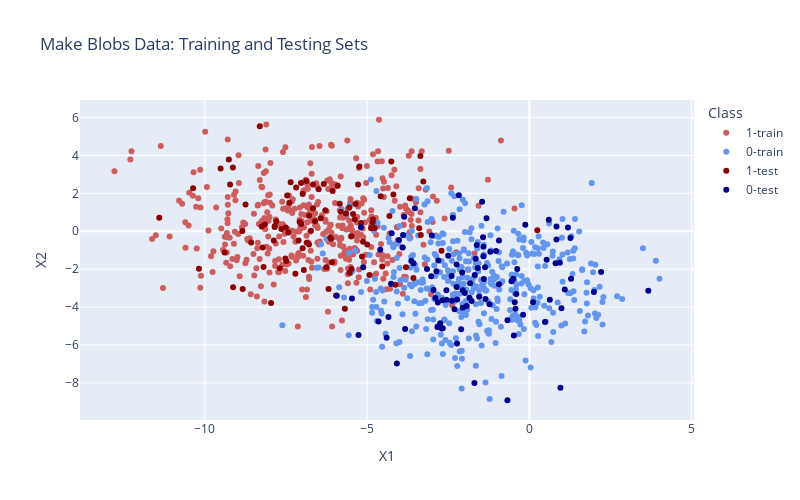

Source (notebook cell):
### Code cell
# Ploting training and testing sets
px.scatter(t, x='X1', y='X2', color=t.Class.astype(str), 
            color_discrete_map={'0-train':'cornflowerblue', '1-train':'indianred', 
                                '0-test':'darkblue', '1-test':'darkred'},  
            labels={'color': 'Class'}, title="Make Blobs Data: Training and Testing Sets", 
            width=800, height=500)

### Figure 1 — Plotly figure (JSON) as saved in the notebook; plotly's stock layout.template omitted (floating-point values rounded to 4 significant figures; data arrays with more than 128 entries replaced by an {"elided": "..."} marker saying what was removed)
{"data": [{"hovertemplate": "Class=1-train<br>X1=%{x}<br>X2=%{y}<extra></extra>", "legendgroup": "1-train", "marker": {"color": "indianred", "symbol": "circle"}, "mode": "markers", "name": "1-train", "orientation": "v", "showlegend": true, "type": "scatter", "x": {"elided": "402 float values"}, "xaxis": "x", "y": {"elided": "402 float values"}, "yaxis": "y"}, {"hovertemplate": "Class=0-train<br>X1=%{x}<br>X2=%{y}<extra></extra>", "legendgroup": "0-train", "marker": {"color": "cornflowerblue", "symbol": "circle"}, "mode": "markers", "name": "0-train", "orientation": "v", "showlegend": true, "type": "scatter", "x": {"elided": "398 float values"}, "xaxis": "x", "y": {"elided": "398 float values"}, "yaxis": "y"}, {"hovertemplate": "Class=1-test<br>X1=%{x}<br>X2=%{y}<extra></extra>", "legendgroup": "1-test", "marker": {"color": "darkred", "symbol": "circle"}, "mode": "markers", "name": "1-test", "orientation": "v", "showlegend": true, "type": "scatter", "x": [-3.397, -2.711, -6.989, -7.961, -6.67, -7.04, -4.132, -5.908, -5.188, -6.139, -5.281, -5.358, -3.36, -7.212, -6.606, -5.385, -8.846, -6.259, -9.262, -8.747, -7.511, -3.348, -5.656, -8.308, -7.493, -6.495, -4.825, 0.2406, -7.397, -8.835, -7.428, -9.137, -5.484, -7.115, -6.95, -10.18, -5.845, -3.577, -8.151, -7.877, -4.77, -8.574, -6.988, -6.066, -11.41, -9.131, -4.999, -5.158, -6.791, -7.464, -7.189, -6.337, -5.127, -6.732, -10.36, -8.191, -6.792, -4.832, -6.67, -6.433, -5.484, -9.225, -5.548, -4.192, -6.863, -9.392, -4.931, -7.846, -5.436, -6.11, -6.869, -7.081, -4.257, -7.52, -7.69, -4.314, -3.805, -5.541, -3.687, -7.357, -7.644, -7.8, -7.032, -5.239, -4.881, -8.252, -4.584, -6.29, -5.958, -6.082, -5.687, -8.221, -3.271, -4.535, -9.515, -6.19, -7.849, -5.81], "xaxis": "x", "y": [0.1546, -1.033, -0.8958, -3.791, 1.206, 2.543, -2.821, 2.399, 0.4378, -0.3255, 2.46, 1.442, 3.972, -2.246, 0.5254, 0.6169, 0.01023, -1.894, 3.788, 1.415, 0.1905, -0.205, 0.9412, 5.543, -1.569, 2.211, 0.6192, 0.05537, 1.499, -3.048, -0.0629, 3.364, -0.263, -0.4898, -2.049, -1.975, 1.45, -2.472, 0.3535, -0.484, 0.1675, -0.5959, 1.965, 2.122, 0.7139, -2.954, -0.699, -1.327, 0.8113, 1.886, 2.312, 2.496, -0.5573, 0.02995, 2.266, -1.886, -0.7027, 0.466, 2.467, 0.6868, -1.989, 2.47, 1.25, 1.937, -0.6106, -1.126, -2.305, 0.28, 0.9131, -0.3926, 2.651, 0.4818, 3.674, -1.439, -1.946, 0.7973, -1.898, -2.188, 1.735, 2.582, 0.1224, 0.526, 0.3787, 3.415, 0.152, 0.2471, 1.842, 1.105, -3.392, -1.639, -4.084, -0.8572, 2.617, -1.858, 3.314, -3.047, 0.2245, 1.023], "yaxis": "y"}, {"hovertemplate": "Class=0-test<br>X1=%{x}<br>X2=%{y}<extra></extra>", "legendgroup": "0-test", "marker": {"color": "darkblue", "symbol": "circle"}, "mode": "markers", "name": "0-test", "orientation": "v", "showlegend": true, "type": "scatter", "x": [-4.649, -2.557, 0.9347, -4.086, -1.696, 0.8315, 1.185, -1.623, 1.262, -3.86, -1.85, -1.323, -2.704, -2.387, -0.9401, -3.83, -5.468, -1.356, -0.4057, -4.02, -3.028, -2.053, -0.3768, 0.4789, -1.459, -2.308, -1.655, -3.572, -5.936, -2.75, -0.1957, -2.958, 1.985, -2.837, -2.244, -2.559, -2.671, -2.056, -2.867, -0.4303, -4.598, -1.43, -1.418, 1.281, -2.822, -5.268, -1.032, -0.5536, 0.5961, -2.176, -1.23, -0.6767, -2.808, 0.9857, 0.11, -1.405, 2.206, -1.935, 0.5297, -1.591, -1.549, -3.894, -3.528, -4.244, -2.504, -3.639, -1.784, -2.232, -2.896, -1.206, -5.123, 0.6271, -1.686, -0.9407, -4.4, -2.398, 0.8031, -1.369, -1.829, -0.6799, -0.4545, -4.345, -1.992, -2.677, -5.193, -3.906, -3.008, -0.4973, 0.8331, -2.105, -2.243, 0.9531, -0.481, 3.661, -3.157, -2.228, -0.1288, -4.264, -2.362, -2.074, -1.42, 1.087], "xaxis": "x", "y": [-4.762, -3.619, -1.658, -6.97, -7.999, -0.4299, 0.1936, -0.7301, -0.3572, 0.768, -3.51, 0.6908, -5.131, -3.669, -2.795, -5.162, -3.542, -3.578, -3.309, -0.4621, -2.373, -3.113, -1.993, -4.793, 1.558, -4.118, -1.449, -1.686, -3.398, -4.858, -4.408, -3.094, -3.208, -5.057, -2.936, -3.116, -5.122, -4.037, -2.106, -4.09, -0.9742, -0.3232, -1.32, -2.501, -3.761, -5.479, -1.036, -2.633, 0.6059, 1.901, -3.849, -4.692, -1.541, -4.063, -3.747, -2.514, -2.152, -3.938, -1.506, -1.936, -3.453, -0.1944, 1.208, -0.1049, -1.296, -1.571, -3.684, -5.915, -3.527, -1.077, -1.897, -3.607, -2.308, -0.4913, -5.614, -2.364, -1.683, -1.897, -2.741, -8.914, -3.742, -4.525, -3.261, -3.637, 0.2136, -0.8617, -0.224, -2.509, 0.2555, -5.17, -1.756, -8.26, -5.499, -3.135, -1.993, -3.595, 0.3438, -2.764, 0.7138, -2.181, -0.8238, -3.076], "yaxis": "y"}], "layout": {"height": 500, "legend": {"title": {"text": "Class"}, "tracegroupgap": 0}, "title": {"text": "Make Blobs Data: Training and Testing Sets"}, "width": 800, "xaxis": {"anchor": "y", "domain": [0, 1], "title": {"text": "X1"}}, "yaxis": {"anchor": "x", "domain": [0, 1], "title": {"text": "X2"}}}}
